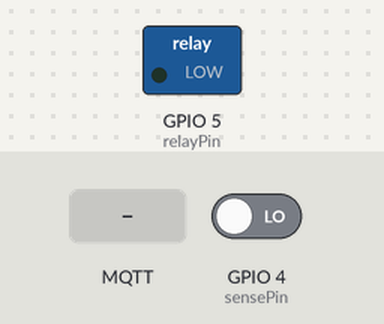
The sketch below on a simulated ESP8266 (NodeMCU). Shown: switched loads named in the sketch (green lamp = pin HIGH). The inputs (shaded band) are chosen by the test bench; at power-on: GPIO 4 (sensePin) LOW. WiFi joins after 1.5 s; servers stay silent unless stated; no MQTT or app messages arrive unless stated; what the sketch prints to the serial monitor is not drawn.

Above: at 2.7 s.
2.8 s: MQTT message "1" arrives on the first subscribed topic
At 2.92 s:
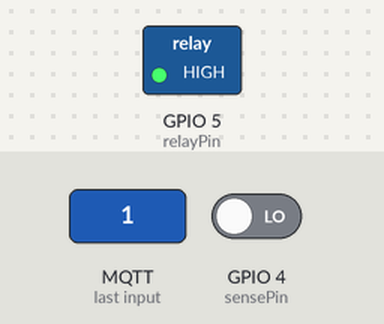
Timing chart, 0 to 5.8 s (numbered marks = the images above; inputs shaded):
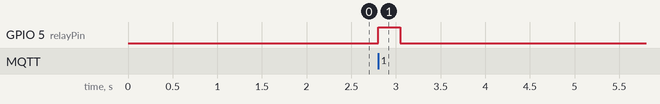

Measured:
- after the input at 2.8 s, GPIO 5 (relayPin): LOW → HIGH at once, → LOW 0.25 s later

The sketch:

garageDoorOpener.ino
```cpp
#include <ESP8266WiFi.h>
#include <PubSubClient.h>
#include <ArduinoOTA.h>
#include "config.h"

// Set default state
String state = "OFF";

// Setup time keeping
unsigned long previous_time = 0;
const int rpt_interval_ms = 1000;

const int sensePin = 4;
const int relayPin = 5;

// Initialize clients
WiFiClient base_client;
PubSubClient client(base_client);

void switchRelay()
{
  digitalWrite(relayPin, HIGH);
  delay(250);
  digitalWrite(relayPin, LOW);
}

void pubState()
{
  client.publish(NODE_STATE_TOPIC, state.c_str(), true);
}

void readState()
{
  state = digitalRead(sensePin) == HIGH ? "ON" : "OFF";
}

// Receive the command on the subscribed topic
void recv_command(char* topic, byte* payload, unsigned int length)
{
  char command[length + 1];
  for (int i = 0; i < length; i++) {
    command[i] = (char)payload[i];
  }
  command[length] = '\0';
  // Only update the state and issue command if different state requested
  String command_str = command;
  if (command_str != state)
  {
    // Switch the relay on and off
    switchRelay();
  }
}

// Connect to the MQTT server and subscribe to required topics
void MQTT_connect()
{
  while (!client.connected()) {
    if (client.connect(SENSOR_NAME, MQTT_USER, MQTT_PASSWD)) {
      Serial.println("MQTT connected");
      client.subscribe(NODE_STATE_SET_TOPIC);
    }
    else {
      delay(5000);
    }
  }
  pubState();
}

void setup()
{
  // Start USB and software serial connection for debug
  Serial.begin(115200);

  // Set up pins for relay and sensor
  pinMode(sensePin, INPUT);
  digitalWrite(relayPin, LOW);
  pinMode(relayPin, OUTPUT);

  // Connect to WiFi network
  Serial.println();
  Serial.print("Connecting to ");
  Serial.println(WIFI_SSID);

  // Start WiFi
  WiFi.mode(WIFI_STA);
  WiFi.begin(WIFI_SSID, WIFI_PASSWD);

  // Wait for connection
  while (WiFi.status() != WL_CONNECTED) {
    delay(500);
    Serial.print(".");
  }

  ArduinoOTA.begin();

  // Set up MQTT connection
  client.setServer(MQTT_SERV, MQTT_PORT);
  client.setCallback(recv_command);
  MQTT_connect();
}

void loop()
{
  // Reconnect if server lost
  if (!client.connected()) {
    //ESP.reset();
    MQTT_connect();
  }

  // Run the MQTT client loop
  client.loop();

  unsigned long current_time = millis();
  if ((unsigned long)(current_time - previous_time) >= rpt_interval_ms)
  {
    readState();
    pubState();
    previous_time = current_time;
  }

  ArduinoOTA.handle();
}
```

sampleConfig.h
```cpp
// WiFi Connection Parameters
#define WIFI_SSID "ssid"
#define WIFI_PASSWD "password"

// MQTT Connection Parameters
#define MQTT_SERV "1.2.3.4"
#define MQTT_USER "user"
#define MQTT_PASSWD "password"
#define MQTT_PORT 1883

// Sensor Name
#define SENSOR_NAME "Garage Door 1"

// Set Up Topics
#define NODE_STATE_TOPIC "garage_door_1"
#define NODE_STATE_SET_TOPIC "garage_door_1/set"
```
